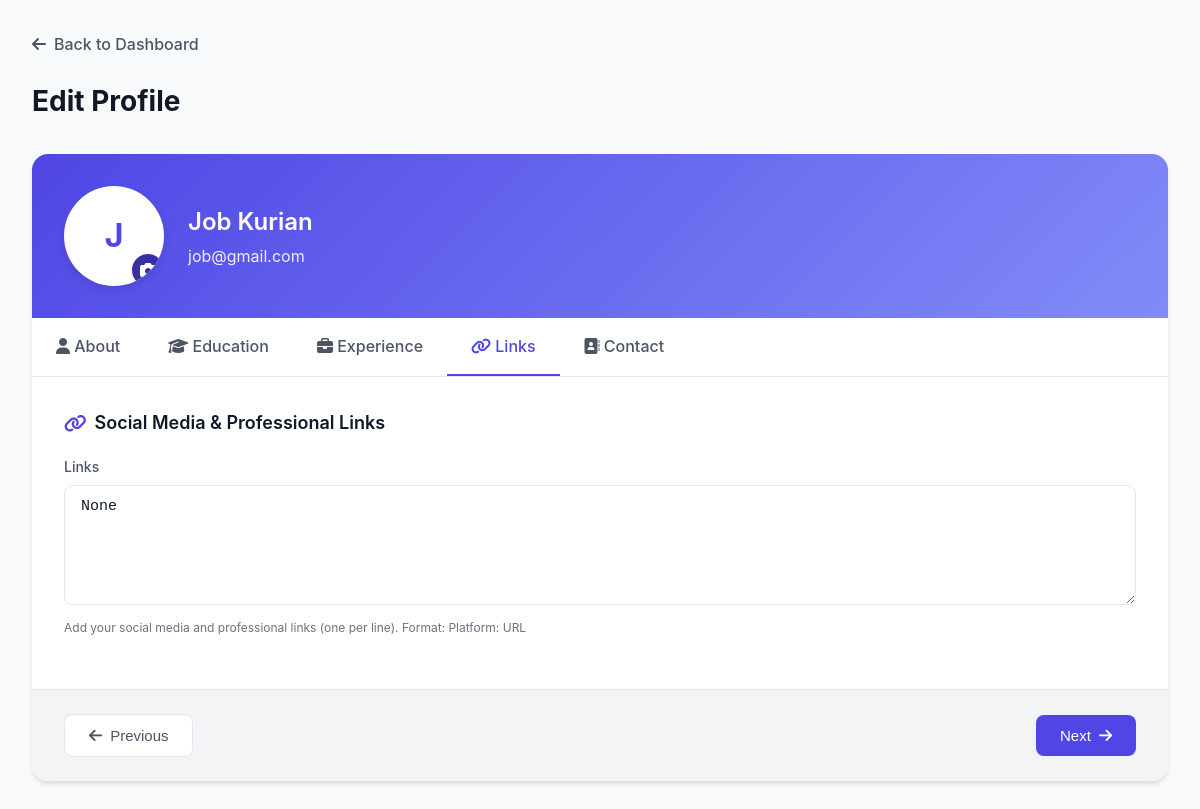
/User/edit-profile/4/ (signed in), run on an earlier commit of the app's database.
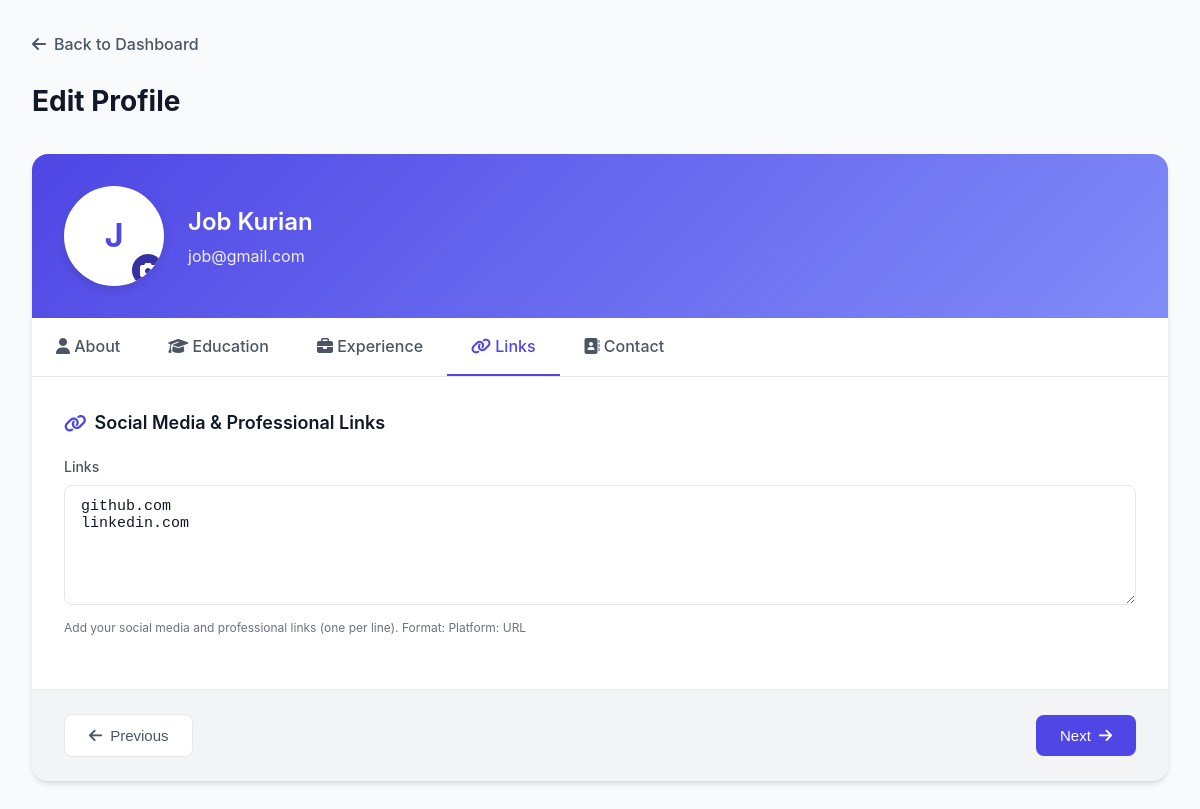
And on a later commit of the database.
### Guest/models.py (models this page shows, shortened)
class tbl_user(models.Model):
    user_email = models.EmailField(max_length=50, unique=True)
    user_name = models.CharField(max_length=50, null=True, blank=True)
    user_username = models.CharField(max_length=50, null=True, blank=True)
    user_contact = models.CharField(max_length=10, null=True, blank=True)
    user_address = models.CharField(max_length=100, null=True, blank=True)
    user_password = models.CharField(max_length=128, null=True, blank=True)  # Store hashed password
    user_city = models.ForeignKey(tbl_city, on_delete=models.CASCADE, null=True)
    user_photo = models.FileField(upload_to="Assets/Files/User", null=True, blank=True)
    user_gender = models.CharField(max_length=100, null=True, blank=True)
    user_bio = models.TextField(null=True, blank=True)
    user_links = models.TextField(null=True, blank=True)  # Store as JSON (GitHub, LinkedIn, etc.)
    user_degree_type = models.CharField(max_length=50, null=True, blank=True)
    user_institution = models.CharField(max_length=100, null=True, blank=True)
    user_field_of_study = models.CharField(max_length=100, null=True, blank=True)
    user_graduation_month = models.IntegerField(null=True, blank=True)  # Store as month number (1-12)
    user_graduation_year = models.IntegerField(null=True, blank=True)  # Store as year (YYYY)
    user_emergency_name = models.CharField(max_length=100, null=True, blank=True)
    user_emergency_phone = models.CharField(max_length=15, null=True, blank=True)
    user_organization_name = models.CharField(max_length=100, null=True, blank=True)
    user_job_title = models.CharField(max_length=100, null=True, blank=True)
    user_industry = models.CharField(max_length=100, null=True, blank=True)
    user_location = models.CharField(max_length=100, null=True, blank=True)
    user_official_address = models.CharField(max_length=200, null=True, blank=True)
    user_official_contact_number = models.CharField(max_length=15, null=True, blank=True)
    is_basic_profile_complete = models.BooleanField(default=False)
    is_volunteer_profile_complete = models.BooleanField(default=False)
    is_organizer_profile_complete = models.BooleanField(default=False)
    user_past_volunteering = models.TextField(null=True, blank=True)
    user_type = models.CharField(max_length=10, choices=USER_TYPES, default='volunteer')
    user_visibility = models.BooleanField(default=False)  # If true, profile is public and visible to anyone

### User/views.py (the view, shortened to what this page needs)
# urls.py: path('edit-profile/<int:page>/', views.edit_profile, name='edit_profile'),
def edit_profile(request, page=1):
    if 'u_id' not in request.session:
        return redirect('Guest:login')
    user = tbl_user.objects.get(id=request.session['u_id'])
    if page < 1 or page > 5:
        page = 1
    months = [
        "January", "February", "March", "April", "May", "June",
        "July", "August", "September", "October", "November", "December"
    ]
    years = [str(year) for year in range(2020, 2031)]
    return render(request, 'User/edit_profile.html', {  # Update template path to User/
        'user': user,
        'page': page,
        'user_type': user.user_type,
        'months': months,
        'years': years,
    })

### User/templates/User/edit_profile.html (shortened to what the changed rows need)
<!DOCTYPE html>
<html lang="en">
<head>
    {% load static %}
    <link rel="stylesheet" href="https://cdnjs.cloudflare.com/ajax/libs/font-awesome/6.4.0/css/all.min.css">
</head>
<body>
    <div class="container">
        <div class="page-header">
            <h1 class="page-title">Edit Profile</h1>
        </div>
        <div class="profile-card">
            <div class="profile-header">
                <div class="profile-photo-container">
                    {% if user.user_photo %}
                        <img src="{{ user.user_photo.url }}" alt="{{ user.user_name }}" class="profile-photo">
                    {% else %}
                        <div class="profile-photo-placeholder">
                            {% if user.user_name|slice:":1" %}
                                {{ user.user_name|slice:":1" }}
                            {% else %}
                                U
                            {% endif %}
                        </div>
                    {% endif %}
                    <label for="photo-upload" class="photo-upload-label">
                        <i class="fas fa-camera"></i>
                    </label>
                </div>
                <div class="profile-info">
                    <h1>{{ user.user_name|default:"Your Profile" }}</h1>
                    <p>{{ user.user_email }}</p>
                </div>
            </div>
            <form method="post" enctype="multipart/form-data">
                <div class="tab-content">
                    {% if page == 1 %}
                        <div class="form-grid">
                            <div class="form-section">
                                <h3 class="section-title"><i class="fas fa-user-circle"></i> Basic Information</h3>
                                <div class="form-group">
                                    <label for="user_name" class="form-label">Full Name</label>
                                    <input type="text" name="user_name" id="user_name" class="form-control" value="{{ user.user_name }}" data-field="user_name" placeholder="Enter your full name">
                                </div>
                                <div class="form-group">
                                    <label for="user_username" class="form-label">Username</label>
                                    <input type="text" name="user_username" id="user_username" class="form-control" value="{{ user.user_username }}" data-field="user_username" placeholder="Enter your username">
                                </div>
                                <div class="form-group">
                                    <label for="user_gender" class="form-label">Gender</label>
                                    <select name="user_gender" id="user_gender" class="form-control" data-field="user_gender">
                                        <option value="" {% if not user.user_gender %}selected{% endif %}>-- Select --</option>
                                        <option value="Male" {% if user.user_gender == "Male" %}selected{% endif %}>Male</option>
                                        <option value="Female" {% if user.user_gender == "Female" %}selected{% endif %}>Female</option>
                                        <option value="Other" {% if user.user_gender == "Other" %}selected{% endif %}>Other</option>
                                    </select>
                                </div>
                            </div>
                            <div class="form-section">
                                <h3 class="section-title"><i class="fas fa-comment-alt"></i> About You</h3>
                                <div class="form-group">
                                    <label for="user_bio" class="form-label">Bio</label>
                                    <textarea name="user_bio" id="user_bio" class="form-control" data-field="user_bio" placeholder="Tell us about yourself...">{{ user.user_bio }}</textarea>
                                    <div class="form-hint">Write a short bio that describes who you are and what you're passionate about.</div>
                                </div>
                            </div>
                        </div>
                    {% elif page == 4 %}
                        <div class="form-section">
                            <h3 class="section-title"><i class="fas fa-link"></i> Social Media & Professional Links</h3>
                            <div class="form-group">
                                <label for="user_links" class="form-label">Links</label>
                                <textarea name="user_links" id="user_links" class="form-control" data-field="user_links" placeholder="LinkedIn: https://linkedin.com/in/yourprofile&#10;GitHub: https://github.com/yourusername&#10;Twitter: https://twitter.com/yourusername">{{ user.user_links }}</textarea>
                                <div class="form-hint">Add your social media and professional links (one per line). Format: Platform: URL</div>
                            </div>
                        </div>
                    {% endif %}
                </div>
            </form>
        </div>
    </div>
</body>
</html>

What changed in the data, as far as the page shows it:
changed tbl_user "Job Kurian": user_links "None" → "github.com linkedin.com"
